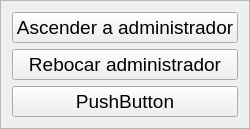
                             <widget class="QFrame" name="frame_27">
                              <property name="frameShape">
                               <enum>QFrame::StyledPanel</enum>
                              </property>
                              <property name="frameShadow">
                               <enum>QFrame::Raised</enum>
                              </property>
                              <layout class="QVBoxLayout" name="verticalLayout_11">
                               <item>
                                <widget class="QPushButton" name="pushButton_6">
                                 <property name="font">
                                  <font>
                                   <pointsize>14</pointsize>
                                  </font>
                                 </property>
                                 <property name="text">
                                  <string>Ascender a administrador</string>
                                 </property>
                                </widget>
                               </item>
                               <item>
                                <widget class="QPushButton" name="pushButton_7">
                                 <property name="font">
                                  <font>
                                   <pointsize>14</pointsize>
                                  </font>
                                 </property>
                                 <property name="text">
                                  <string>Rebocar administrador</string>
                                 </property>
                                </widget>
                               </item>
                               <item>
                                <widget class="QPushButton" name="pushButton_8">
                                 <property name="font">
                                  <font>
                                   <pointsize>14</pointsize>
                                  </font>
                                 </property>
                                 <property name="text">
                                  <string>PushButton</string>
                                 </property>
                                </widget>
                               </item>
                              </layout>
                             </widget>
